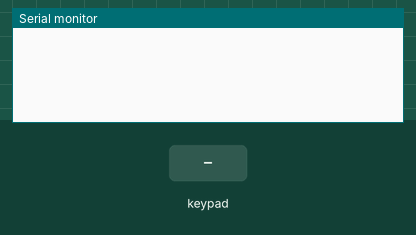
Recording of a sketch running on a simulated Arduino Uno, built with avr-gcc and run on an emulated ATmega328P. Parts: the last lines printed to the serial monitor. Wiring (inferred from the names in the program): 3×3 keypad with keys 1 2 3 4 5 6 7 8 9 (labels assumed): rows pin 2, pin 3, pin 4; columns pin 5, pin 6, pin 7. Inputs (shaded band) come from the test bench.

Above: at 1.2 s.
1.3 s: key '1' pressed
At 2.6 s:
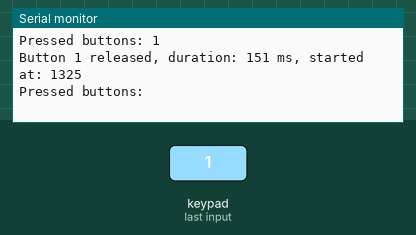
2.9 s: keypad keys 2 3 4 pressed 0.4 s apart
At 5.2 s:
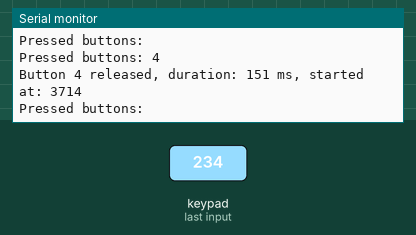
5.6 s: key '2' pressed
At 6.2 s:
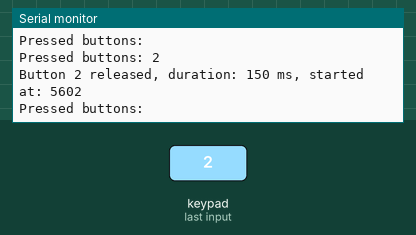
7.1 s: keypad keys 5 6 7 pressed 0.4 s apart
At 9.6 s:
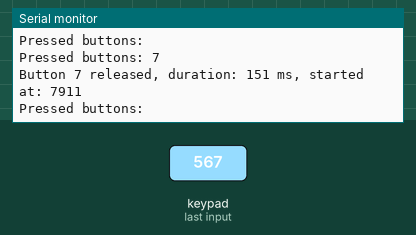
Timing chart, 0 to 10.8 s (numbered marks = the images above; inputs shaded):
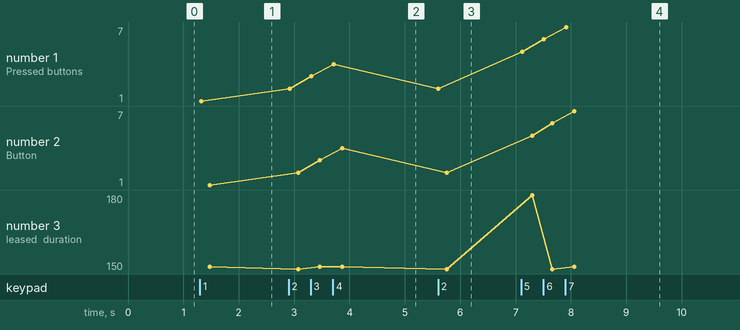

Measured:
- after the input at 1.3 s, the serial monitor: prints a new line at once (image 1)
- after the input at 2.9 s, the serial monitor: prints a new line at once (image 2)
- after the input at 5.6 s, the serial monitor: prints a new line after 0.15 s (image 3)
- after the input at 7.1 s, the serial monitor: prints a new line at once (image 4)
- plotted number 1: 1 → 4 after the input at 2.9 s, 2 → 7 after the input at 7.1 s
- plotted number 2: 1 → 4 after the input at 2.9 s, 2 → 7 after the input at 7.1 s
- plotted number 3: 150 → 151 after the input at 7.1 s

The sketch:

main.ino
```cpp
#define NROWS 3
#define NCOLS 3
#define SCAN_INTERVAL 10

const int row_pins[NROWS] = {2, 3, 4};
const int col_pins[NCOLS] = {5, 6, 7};
bool btn_state[NROWS][NCOLS] = {false};
bool prev_btn_state[NROWS][NCOLS] = {false};
unsigned long press_start[NROWS][NCOLS] = {0};

unsigned long last_scan_time = 0;
int current_row = 0;

void check_buttons();
void report_button_states();

void setup() {
  for (int i = 0; i < NROWS; i++) {
    pinMode(row_pins[i], OUTPUT);
    digitalWrite(row_pins[i], HIGH);
  }
  for (int i = 0; i < NCOLS; i++) {
    pinMode(col_pins[i], INPUT_PULLUP);
  }
  Serial.begin(9600);
}

void loop() {
  unsigned long current_time = millis();
  if (current_time - last_scan_time >= SCAN_INTERVAL) {
    last_scan_time = current_time;
    digitalWrite(row_pins[current_row], HIGH);
    current_row = (current_row + 1) % NROWS;
    digitalWrite(row_pins[current_row], LOW);
    check_buttons();
  }
}

void check_buttons() {
  for (int i = 0; i < NCOLS; i++) {
    btn_state[current_row][i] = !digitalRead(col_pins[i]);
    if (btn_state[current_row][i] != prev_btn_state[current_row][i]) {
      if (btn_state[current_row][i]) {
        press_start[current_row][i] = millis();
      } else {
        unsigned long press_duration = millis() - press_start[current_row][i];
        Serial.print("Button ");
        Serial.print(1 + i + NCOLS * current_row);
        Serial.print(" released, duration: ");
        Serial.print(press_duration);
        Serial.print(" ms, started at: ");
        Serial.println(press_start[current_row][i]);
      }
      prev_btn_state[current_row][i] = btn_state[current_row][i];
      report_button_states();
    }
  }
}

void report_button_states() {
  Serial.print("Pressed buttons: ");
  bool first = true;
  for (int r = 0; r < NROWS; r++) {
    for (int c = 0; c < NCOLS; c++) {
      if (btn_state[r][c]) {
        if (!first) Serial.print(", ");
        Serial.print(1 + c + NCOLS * r);
        first = false;
      }
    }
  }
  Serial.println();
}
```
